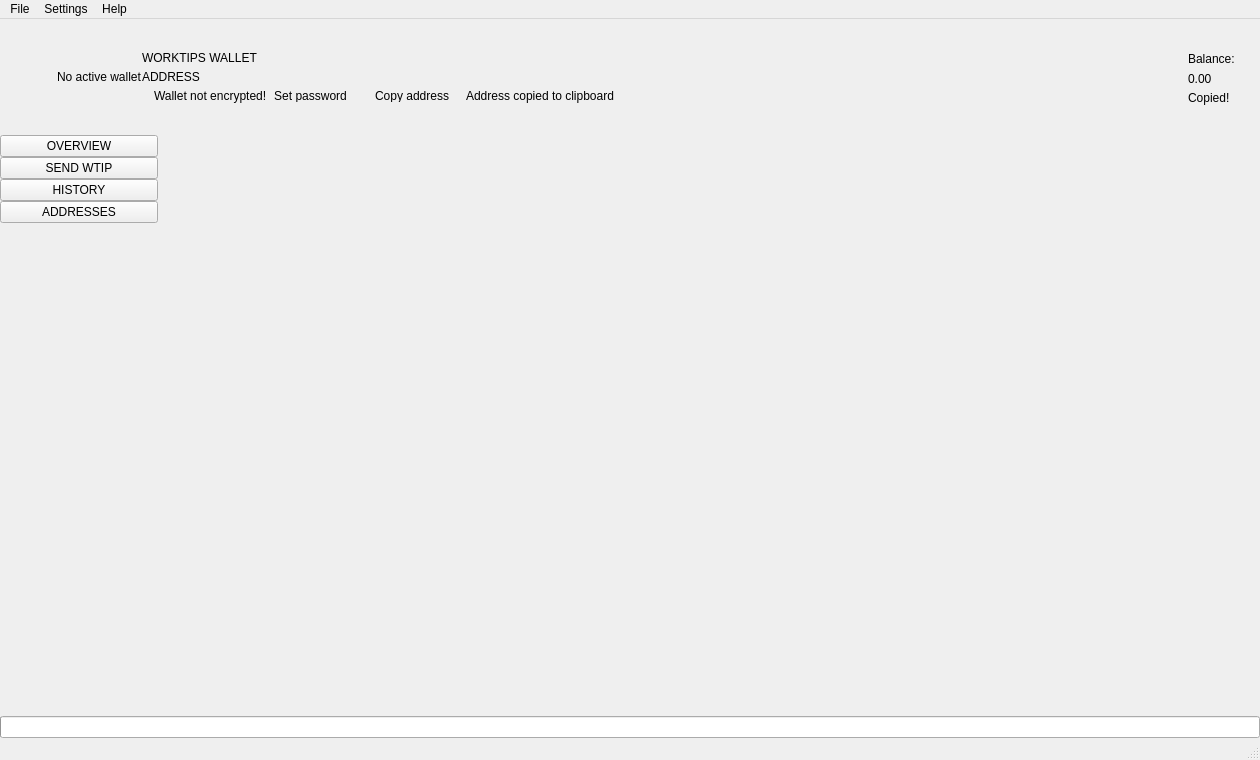
 <widget class="QMainWindow" name="MainWindow">
  <property name="geometry">
   <rect>
    <x>0</x>
    <y>0</y>
    <width>1260</width>
    <height>760</height>
   </rect>
  </property>
  <property name="sizePolicy">
   <sizepolicy hsizetype="Preferred" vsizetype="Preferred">
    <horstretch>0</horstretch>
    <verstretch>0</verstretch>
   </sizepolicy>
  </property>
  <property name="minimumSize">
   <size>
    <width>1260</width>
    <height>600</height>
   </size>
  </property>
  <property name="maximumSize">
   <size>
    <width>16777215</width>
    <height>16777215</height>
   </size>
  </property>
  <property name="windowTitle">
   <string>MainWindow</string>
  </property>
  <property name="windowIcon">
   <iconset>
    <normaloff>:/images/worktips</normaloff>:/images/worktips</iconset>
  </property>
  <widget class="QWidget" name="centralwidget">
   <layout class="QVBoxLayout" name="verticalLayout_2">
    <property name="spacing">
     <number>0</number>
    </property>
    <property name="leftMargin">
     <number>0</number>
    </property>
    <property name="topMargin">
     <number>0</number>
    </property>
    <property name="rightMargin">
     <number>0</number>
    </property>
    <property name="bottomMargin">
     <number>0</number>
    </property>
    <item>
     <widget class="QFrame" name="m_headerFrame">
      <property name="minimumSize">
       <size>
        <width>0</width>
        <height>116</height>
       </size>
      </property>
      <property name="maximumSize">
       <size>
        <width>16777215</width>
        <height>116</height>
       </size>
      </property>
      <property name="frameShape">
       <enum>QFrame::NoFrame</enum>
      </property>
      <property name="frameShadow">
       <enum>QFrame::Raised</enum>
      </property>
      <layout class="QHBoxLayout" name="horizontalLayout_3">
       <property name="spacing">
        <number>0</number>
       </property>
       <property name="leftMargin">
        <number>0</number>
       </property>
       <property name="topMargin">
        <number>0</number>
       </property>
       <property name="rightMargin">
        <number>25</number>
       </property>
       <property name="bottomMargin">
        <number>0</number>
       </property>
       <item>
        <spacer name="horizontalSpacer_2">
         <property name="orientation">
          <enum>Qt::Horizontal</enum>
         </property>
         <property name="sizeType">
          <enum>QSizePolicy::Fixed</enum>
         </property>
         <property name="sizeHint" stdset="0">
          <size>
           <width>30</width>
           <height>20</height>
          </size>
         </property>
        </spacer>
       </item>
       <item>
        <widget class="QLabel" name="m_logoLabel">
         <property name="text">
          <string/>
         </property>
        </widget>
       </item>
       <item>
        <spacer name="horizontalSpacer_5">
         <property name="orientation">
          <enum>Qt::Horizontal</enum>
         </property>
         <property name="sizeType">
          <enum>QSizePolicy::Fixed</enum>
         </property>
         <property name="sizeHint" stdset="0">
          <size>
           <width>20</width>
           <height>20</height>
          </size>
         </property>
        </spacer>
       </item>
       <item>
        <widget class="WalletGui::WalletSmallGrayTextLabel" name="m_noWalletLabel">
         <property name="text">
          <string>No active wallet</string>
         </property>
        </widget>
       </item>
       <item>
        <widget class="QFrame" name="m_walletFrame">
         <property name="frameShape">
          <enum>QFrame::NoFrame</enum>
         </property>
         <property name="frameShadow">
          <enum>QFrame::Raised</enum>
         </property>
         <layout class="QVBoxLayout" name="verticalLayout_3">
          <property name="spacing">
           <number>5</number>
          </property>
          <property name="leftMargin">
           <number>0</number>
          </property>
          <property name="topMargin">
           <number>0</number>
          </property>
          <property name="rightMargin">
           <number>0</number>
          </property>
          <property name="bottomMargin">
           <number>0</number>
          </property>
          <item>
           <spacer name="verticalSpacer_3">
            <property name="orientation">
             <enum>Qt::Vertical</enum>
            </property>
            <property name="sizeType">
             <enum>QSizePolicy::Minimum</enum>
            </property>
            <property name="sizeHint" stdset="0">
             <size>
              <width>20</width>
              <height>40</height>
             </size>
            </property>
           </spacer>
          </item>
          <item>
           <widget class="WalletGui::WalletSmallGrayTextLabel" name="m_walletLabel">
            <property name="text">
             <string>WORKTIPS WALLET</string>
            </property>
            <property name="indent">
             <number>0</number>
            </property>
           </widget>
          </item>
          <item>
           <widget class="QLabel" name="m_addressLabel">
            <property name="sizePolicy">
             <sizepolicy hsizetype="Preferred" vsizetype="Preferred">
              <horstretch>0</horstretch>
              <verstretch>0</verstretch>
             </sizepolicy>
            </property>
            <property name="cursor">
             <cursorShape>PointingHandCursor</cursorShape>
            </property>
            <property name="toolTip">
             <string>Click to copy</string>
            </property>
            <property name="text">
             <string>ADDRESS</string>
            </property>
            <property name="indent">
             <number>0</number>
            </property>
           </widget>
          </item>
          <item>
           <layout class="QHBoxLayout" name="horizontalLayout_2">
            <property name="spacing">
             <number>0</number>
            </property>
            <item alignment="Qt::AlignTop">
             <widget class="QFrame" name="m_notEncryptedFrame">
              <property name="frameShape">
               <enum>QFrame::NoFrame</enum>
              </property>
              <property name="frameShadow">
               <enum>QFrame::Raised</enum>
              </property>
              <layout class="QHBoxLayout" name="horizontalLayout_4">
               <property name="spacing">
                <number>0</number>
               </property>
               <property name="leftMargin">
                <number>0</number>
               </property>
               <property name="topMargin">
                <number>0</number>
               </property>
               <property name="rightMargin">
                <number>0</number>
               </property>
               <property name="bottomMargin">
                <number>0</number>
               </property>
               <item alignment="Qt::AlignVCenter">
                <widget class="QLabel" name="m_notEncryptedIconLabel">
                 <property name="text">
                  <string/>
                 </property>
                 <property name="pixmap">
                  <pixmap resource="../../resources.qrc">:/icons/lock_open_gray</pixmap>
                 </property>
                 <property name="alignment">
                  <set>Qt::AlignLeading|Qt::AlignLeft|Qt::AlignVCenter</set>
                 </property>
                </widget>
               </item>
               <item>
                <spacer name="horizontalSpacer_11">
                 <property name="orientation">
                  <enum>Qt::Horizontal</enum>
                 </property>
                 <property name="sizeType">
                  <enum>QSizePolicy::Fixed</enum>
                 </property>
                 <property name="sizeHint" stdset="0">
                  <size>
                   <width>5</width>
                   <height>3</height>
                  </size>
                 </property>
                </spacer>
               </item>
               <item alignment="Qt::AlignVCenter">
                <widget class="WalletGui::WalletTinyGrayTextLabel" name="m_notEncryptedTextLabel">
                 <property name="text">
                  <string>Wallet not encrypted!</string>
                 </property>
                 <property name="alignment">
                  <set>Qt::AlignLeading|Qt::AlignLeft|Qt::AlignVCenter</set>
                 </property>
                </widget>
               </item>
               <item>
                <spacer name="horizontalSpacer_9">
                 <property name="orientation">
                  <enum>Qt::Horizontal</enum>
                 </property>
                 <property name="sizeType">
                  <enum>QSizePolicy::Fixed</enum>
                 </property>
                 <property name="sizeHint" stdset="0">
                  <size>
                   <width>3</width>
                   <height>3</height>
                  </size>
                 </property>
                </spacer>
               </item>
               <item alignment="Qt::AlignVCenter">
                <widget class="WalletGui::WalletTinyLinkLikeButton" name="m_encryptButton">
                 <property name="sizePolicy">
                  <sizepolicy hsizetype="Minimum" vsizetype="Minimum">
                   <horstretch>0</horstretch>
                   <verstretch>0</verstretch>
                  </sizepolicy>
                 </property>
                 <property name="minimumSize">
                  <size>
                   <width>0</width>
                   <height>3</height>
                  </size>
                 </property>
                 <property name="cursor">
                  <cursorShape>PointingHandCursor</cursorShape>
                 </property>
                 <property name="text">
                  <string>Set password</string>
                 </property>
                 <property name="flat">
                  <bool>true</bool>
                 </property>
                </widget>
               </item>
               <item>
                <spacer name="horizontalSpacer_10">
                 <property name="orientation">
                  <enum>Qt::Horizontal</enum>
                 </property>
                 <property name="sizeType">
                  <enum>QSizePolicy::Fixed</enum>
                 </property>
                 <property name="sizeHint" stdset="0">
                  <size>
                   <width>20</width>
                   <height>3</height>
                  </size>
                 </property>
                </spacer>
               </item>
              </layout>
             </widget>
            </item>
            <item alignment="Qt::AlignVCenter">
             <widget class="WalletGui::WalletTinyLinkLikeButton" name="m_copyAddressButton">
              <property name="sizePolicy">
               <sizepolicy hsizetype="Minimum" vsizetype="Minimum">
                <horstretch>0</horstretch>
                <verstretch>0</verstretch>
               </sizepolicy>
              </property>
              <property name="minimumSize">
               <size>
                <width>0</width>
                <height>3</height>
               </size>
              </property>
              <property name="cursor">
               <cursorShape>PointingHandCursor</cursorShape>
              </property>
              <property name="focusPolicy">
               <enum>Qt::NoFocus</enum>
              </property>
              <property name="autoFillBackground">
               <bool>true</bool>
              </property>
              <property name="text">
               <string>Copy address</string>
              </property>
              <property name="flat">
               <bool>true</bool>
              </property>
             </widget>
            </item>
            <item>
             <spacer name="horizontalSpacer_7">
              <property name="orientation">
               <enum>Qt::Horizontal</enum>
              </property>
              <property name="sizeType">
               <enum>QSizePolicy::Fixed</enum>
              </property>
              <property name="sizeHint" stdset="0">
               <size>
                <width>13</width>
                <height>3</height>
               </size>
              </property>
             </spacer>
            </item>
            <item alignment="Qt::AlignVCenter">
             <widget class="WalletGui::CopyMagicLabel" name="m_copyAddressLabel">
              <property name="text">
               <string>Address copied to clipboard</string>
              </property>
              <property name="alignment">
               <set>Qt::AlignLeading|Qt::AlignLeft|Qt::AlignVCenter</set>
              </property>
             </widget>
            </item>
            <item>
             <spacer name="horizontalSpacer">
              <property name="orientation">
               <enum>Qt::Horizontal</enum>
              </property>
              <property name="sizeHint" stdset="0">
               <size>
                <width>40</width>
                <height>3</height>
               </size>
              </property>
             </spacer>
            </item>
           </layout>
          </item>
          <item>
           <spacer name="verticalSpacer_2">
            <property name="orientation">
             <enum>Qt::Vertical</enum>
            </property>
            <property name="sizeType">
             <enum>QSizePolicy::Minimum</enum>
            </property>
            <property name="sizeHint" stdset="0">
             <size>
              <width>20</width>
              <height>40</height>
             </size>
            </property>
           </spacer>
          </item>
         </layout>
        </widget>
       </item>
       <item>
        <spacer name="horizontalSpacer_3">
         <property name="orientation">
          <enum>Qt::Horizontal</enum>
         </property>
         <property name="sizeType">
          <enum>QSizePolicy::Expanding</enum>
         </property>
         <property name="sizeHint" stdset="0">
          <size>
           <width>34</width>
           <height>20</height>
          </size>
         </property>
        </spacer>
       </item>
       <item>
        <spacer name="horizontalSpacer_8">
         <property name="orientation">
          <enum>Qt::Horizontal</enum>
         </property>
         <property name="sizeType">
          <enum>QSizePolicy::Fixed</enum>
         </property>
         <property name="sizeHint" stdset="0">
          <size>
           <width>34</width>
           <height>20</height>
          </size>
         </property>
        </spacer>
       </item>
       <item alignment="Qt::AlignRight|Qt::AlignVCenter">
        <widget class="QFrame" name="m_balanceFrame">
         <layout class="QGridLayout" name="gridLayout">
          <property name="leftMargin">
           <number>0</number>
          </property>
          <property name="topMargin">
           <number>30</number>
          </property>
          <property name="rightMargin">
           <number>0</number>
          </property>
          <property name="bottomMargin">
           <number>0</number>
          </property>
          <property name="verticalSpacing">
           <number>3</number>
          </property>
          <item row="0" column="2">
           <layout class="QVBoxLayout" name="verticalLayout_4">
            <item>
             <widget class="QLabel" name="m_balanceTextLabel">
              <property name="text">
               <string>Balance:</string>
              </property>
             </widget>
            </item>
            <item>
             <widget class="QLabel" name="m_balanceLabel">
              <property name="cursor">
               <cursorShape>PointingHandCursor</cursorShape>
              </property>
              <property name="toolTip">
               <string>Click to copy</string>
              </property>
              <property name="text">
               <string>0.00</string>
              </property>
             </widget>
            </item>
           </layout>
          </item>
          <item row="1" column="2">
           <widget class="WalletGui::CopyMagicLabel" name="m_balanceCopyLabel">
            <property name="text">
             <string>Copied!</string>
            </property>
           </widget>
          </item>
          <item row="0" column="1">
           <spacer name="horizontalSpacer_6">
            <property name="orientation">
             <enum>Qt::Horizontal</enum>
            </property>
            <property name="sizeType">
             <enum>QSizePolicy::Fixed</enum>
            </property>
            <property name="sizeHint" stdset="0">
             <size>
              <width>2</width>
              <height>39</height>
             </size>
            </property>
           </spacer>
          </item>
          <item row="2" column="2">
           <spacer name="verticalSpacer_5">
            <property name="orientation">
             <enum>Qt::Vertical</enum>
            </property>
            <property name="sizeType">
             <enum>QSizePolicy::Expanding</enum>
            </property>
            <property name="sizeHint" stdset="0">
             <size>
              <width>20</width>
              <height>50</height>
             </size>
            </property>
           </spacer>
          </item>
          <item row="0" column="0">
           <widget class="QLabel" name="m_balanceIconLabel">
            <property name="text">
             <string/>
            </property>
            <property name="pixmap">
             <pixmap resource="../../resources.qrc"></pixmap>
            </property>
           </widget>
          </item>
         </layout>
        </widget>
       </item>
      </layout>
     </widget>
    </item>
    <item>
     <layout class="QHBoxLayout" name="horizontalLayout" stretch="0,0,0,0,0,0,0,0">
      <property name="spacing">
       <number>0</number>
      </property>
      <item>
       <widget class="QFrame" name="m_toolFrame">
        <property name="frameShape">
         <enum>QFrame::NoFrame</enum>
        </property>
        <property name="frameShadow">
         <enum>QFrame::Plain</enum>
        </property>
        <property name="lineWidth">
         <number>0</number>
        </property>
        <layout class="QVBoxLayout" name="verticalLayout">
         <property name="spacing">
          <number>0</number>
         </property>
         <property name="leftMargin">
          <number>0</number>
         </property>
         <property name="topMargin">
          <number>0</number>
         </property>
         <property name="rightMargin">
          <number>0</number>
         </property>
         <property name="bottomMargin">
          <number>0</number>
         </property>
         <item>
          <widget class="QPushButton" name="m_overviewButton">
           <property name="sizePolicy">
            <sizepolicy hsizetype="Minimum" vsizetype="Fixed">
             <horstretch>0</horstretch>
             <verstretch>0</verstretch>
            </sizepolicy>
           </property>
           <property name="focusPolicy">
            <enum>Qt::NoFocus</enum>
           </property>
           <property name="text">
            <string>OVERVIEW</string>
           </property>
           <property name="checkable">
            <bool>true</bool>
           </property>
           <attribute name="buttonGroup">
            <string notr="true">m_toolButtonGroup</string>
           </attribute>
          </widget>
         </item>
         <item>
          <widget class="QPushButton" name="m_sendButton">
           <property name="sizePolicy">
            <sizepolicy hsizetype="Minimum" vsizetype="Fixed">
             <horstretch>0</horstretch>
             <verstretch>0</verstretch>
            </sizepolicy>
           </property>
           <property name="focusPolicy">
            <enum>Qt::NoFocus</enum>
           </property>
           <property name="text">
            <string>SEND WTIP</string>
           </property>
           <property name="checkable">
            <bool>true</bool>
           </property>
           <attribute name="buttonGroup">
            <string notr="true">m_toolButtonGroup</string>
           </attribute>
          </widget>
         </item>
         <item>
          <widget class="QPushButton" name="m_transactionsButton">
           <property name="sizePolicy">
            <sizepolicy hsizetype="Minimum" vsizetype="Fixed">
             <horstretch>0</horstretch>
             <verstretch>0</verstretch>
            </sizepolicy>
           </property>
           <property name="focusPolicy">
            <enum>Qt::NoFocus</enum>
           </property>
           <property name="text">
            <string>HISTORY</string>
           </property>
           <property name="checkable">
            <bool>true</bool>
           </property>
           <attribute name="buttonGroup">
            <string notr="true">m_toolButtonGroup</string>
           </attribute>
          </widget>
         </item>

         <item>
          <widget class="QPushButton" name="m_addressBookButton">
           <property name="sizePolicy">
            <sizepolicy hsizetype="Minimum" vsizetype="Fixed">
             <horstretch>0</horstretch>
             <verstretch>0</verstretch>
            </sizepolicy>
           </property>
           <property name="focusPolicy">
            <enum>Qt::NoFocus</enum>
           </property>
           <property name="text">
            <string>ADDRESSES</string>
           </property>
           <property name="checkable">
            <bool>true</bool>
           </property>
           <attribute name="buttonGroup">
            <string notr="true">m_toolButtonGroup</string>
           </attribute>
          </widget>
         </item>
         <!--<item>
          <widget class="QPushButton" name="m_miningButton">
           <property name="focusPolicy">
            <enum>Qt::NoFocus</enum>
           </property>
           <property name="text">
            <string>MINE WTIP</string>
           </property>
           <property name="checkable">
            <bool>false</bool>
           </property>
           <attribute name="buttonGroup">
            <string notr="true">m_toolButtonGroup</string>
           </attribute>
          </widget>
         </item>-->
         <item>
          <spacer name="verticalSpacer">
           <property name="orientation">
            <enum>Qt::Vertical</enum>
           </property>
           <property name="sizeHint" stdset="0">
            <size>
             <width>20</width>
             <height>40</height>
            </size>
           </property>
          </spacer>
         </item>
        </layout>
       </widget>
      </item>
      <item>
       <widget class="WalletGui::OverviewFrame" name="m_overviewFrame">
        <property name="frameShape">
         <enum>QFrame::NoFrame</enum>
        </property>
        <property name="frameShadow">
         <enum>QFrame::Raised</enum>
        </property>
       </widget>
      </item>
      <item>
       <widget class="WalletGui::SendFrame" name="m_sendFrame">
        <property name="frameShape">
         <enum>QFrame::NoFrame</enum>
        </property>
        <property name="frameShadow">
         <enum>QFrame::Raised</enum>
        </property>
       </widget>
      </item>
      <item>
       <widget class="WalletGui::TransactionsFrame" name="m_transactionsFrame">
        <property name="frameShape">
         <enum>QFrame::NoFrame</enum>
        </property>
        <property name="frameShadow">
         <enum>QFrame::Raised</enum>
        </property>
       </widget>
      </item>
      <item>
       <widget class="WalletGui::AddressBookFrame" name="m_addressBookFrame">
        <property name="frameShape">
         <enum>QFrame::NoFrame</enum>
        </property>
        <property name="frameShadow">
         <enum>QFrame::Raised</enum>
        </property>
       </widget>
      </item>
      <item>
       <widget class="WalletGui::NoWalletFrame" name="m_noWalletFrame">
        <property name="frameShape">
         <enum>QFrame::NoFrame</enum>
        </property>
        <property name="frameShadow">
         <enum>QFrame::Raised</enum>
        </property>
       </widget>
      </item>
      <item>
       <widget class="WalletGui::BlockExplorerFrame" name="m_blockExplorerFrame">
        <property name="frameShape">
         <enum>QFrame::NoFrame</enum>
        </property>
        <property name="frameShadow">
         <enum>QFrame::Raised</enum>
        </property>
       </widget>
      </item>
      <item>
       <widget class="WalletGui::MiningFrame" name="m_miningFrame">
        <property name="frameShape">
         <enum>QFrame::NoFrame</enum>
        </property>
        <property name="frameShadow">
         <enum>QFrame::Raised</enum>
        </property>
       </widget>
      </item>
     </layout>
    </item>
    <item>
     <widget class="QProgressBar" name="m_syncProgress">
      <property name="maximum">
       <number>100</number>
      </property>
      <property name="value">
       <number>0</number>
      </property>
      <property name="textVisible">
       <bool>false</bool>
      </property>
     </widget>
    </item>
   </layout>
  </widget>
  <widget class="QMenuBar" name="menubar">
   <property name="geometry">
    <rect>
     <x>0</x>
     <y>0</y>
     <width>1260</width>
     <height>22</height>
    </rect>
   </property>
   <widget class="QMenu" name="menuFile">
    <property name="title">
     <string>File</string>
    </property>
    <addaction name="m_createWalletAction"/>
    <addaction name="m_openWalletAction"/>
    <addaction name="m_recentWalletsAction"/>
    <addaction name="m_backupWalletAction"/>

    <addaction name="m_resetAction"/>
    <addaction name="m_importKeyAction"/>
    <addaction name="m_exportKeyAction"/>
   
    <addaction name="m_exitAction"/>
   </widget>
   <widget class="QMenu" name="menuSettings">
    <property name="title">
     <string>Settings</string>
    </property>
    <widget class="QMenu" name="menuThemes">
     <property name="title">
      <string>Themes</string>
     </property>
    </widget>
    <addaction name="m_encryptWalletAction"/>
    <addaction name="m_changePasswordAction"/>
    <addaction name="separator"/>
    <addaction name="m_autostartAction"/>
    <addaction name="m_minimizeToTrayAction"/>
    <addaction name="m_closeToTrayAction"/>
    <addaction name="separator"/>
    <addaction name="m_preferencesAction"/>
   </widget>
   <widget class="QMenu" name="menuHelp">
    <property name="title">
     <string>Help</string>
    </property>
    <addaction name="m_communityForumAction"/>
    <addaction name="m_reportIssueAction"/>
    <addaction name="m_aboutBytecoinAction"/>
    <addaction name="m_aboutQtAction"/>
   </widget>
   <addaction name="menuFile"/>
   <addaction name="menuSettings"/>
   <addaction name="menuHelp"/>
  </widget>
  <widget class="WalletGui::WalletStatusBar" name="statusBar"/>
  <action name="m_exitAction">
   <property name="checkable">
    <bool>false</bool>
   </property>
   <property name="enabled">
    <bool>true</bool>
   </property>
   <property name="text">
    <string>Exit</string>
   </property>
   <property name="shortcut">
    <string>Ctrl+Q</string>
   </property>
  </action>
  <action name="m_createWalletAction">
   <property name="enabled">
    <bool>true</bool>
   </property>
   <property name="text">
    <string>Create wallet</string>
   </property>
  </action>
  <action name="m_openWalletAction">
   <property name="enabled">
    <bool>true</bool>
   </property>
   <property name="text">
    <string>Open wallet</string>
   </property>
  </action>
  <action name="m_encryptWalletAction">
   <property name="enabled">
    <bool>true</bool>
   </property>
   <property name="text">
    <string>Encrypt wallet</string>
   </property>
  </action>
  <action name="m_changePasswordAction">
   <property name="enabled">
    <bool>true</bool>
   </property>
   <property name="text">
    <string>Change password</string>
   </property>
   <property name="toolTip">
    <string>Change password</string>
   </property>
  </action>
  <action name="m_aboutBytecoinAction">
   <property name="enabled">
    <bool>true</bool>
   </property>
   <property name="text">
    <string>About Worktips</string>
   </property>
  </action>
  <action name="m_aboutQtAction">
   <property name="enabled">
    <bool>true</bool>
   </property>
   <property name="text">
    <string>About Qt</string>
   </property>
  </action>
  <action name="m_backupWalletAction">
   <property name="enabled">
    <bool>true</bool>
   </property>
   <property name="text">
    <string>Backup wallet</string>
   </property>
  </action>
  <action name="m_autostartAction">
   <property name="checkable">
    <bool>true</bool>
   </property>
   <property name="text">
    <string>Start on system login</string>
   </property>
  </action>
  <action name="m_minimizeToTrayAction">
   <property name="checkable">
    <bool>true</bool>
   </property>
   <property name="text">
    <string>Minimize to tray</string>
   </property>
  </action>
  <action name="m_closeToTrayAction">
   <property name="checkable">
    <bool>true</bool>
   </property>
   <property name="text">
    <string>Close to tray</string>
   </property>
  </action>
  <action name="m_preferencesAction">
   <property name="text">
    <string>Connection</string>
   </property>
  </action>
  <action name="m_recentWalletsAction">
   <property name="text">
    <string>Recent wallets</string>
   </property>
  </action>
  <action name="m_exportTrackingKeyAction">
   <property name="text">
    <string>Export tracking key</string>
   </property>
   <property name="toolTip">
    <string>Export tracking key</string>
   </property>
  </action>
  <action name="m_importKeyAction">
   <property name="text">
    <string>Import key</string>
   </property>
   <property name="toolTip">
    <string>Import key</string>
   </property>
  </action>
  <action name="m_communityForumAction">
   <property name="text">
    <string>Join us on Discord</string>
   </property>
  </action>
  <action name="m_reportIssueAction">
   <property name="text">
    <string>Report an issue</string>
   </property>
  </action>
  <action name="m_resetAction">
   <property name="text">
    <string>Reset wallet</string>
   </property>
  </action>
  <action name="m_saveKeysAction">
   <property name="text">
    <string>Save wallet keys</string>
   </property>
  </action>
  <action name="m_exportKeyAction">
   <property name="text">
    <string>Export key</string>
   </property>
   <property name="toolTip">
    <string>Export key</string>
   </property>
  </action>

 </widget>
